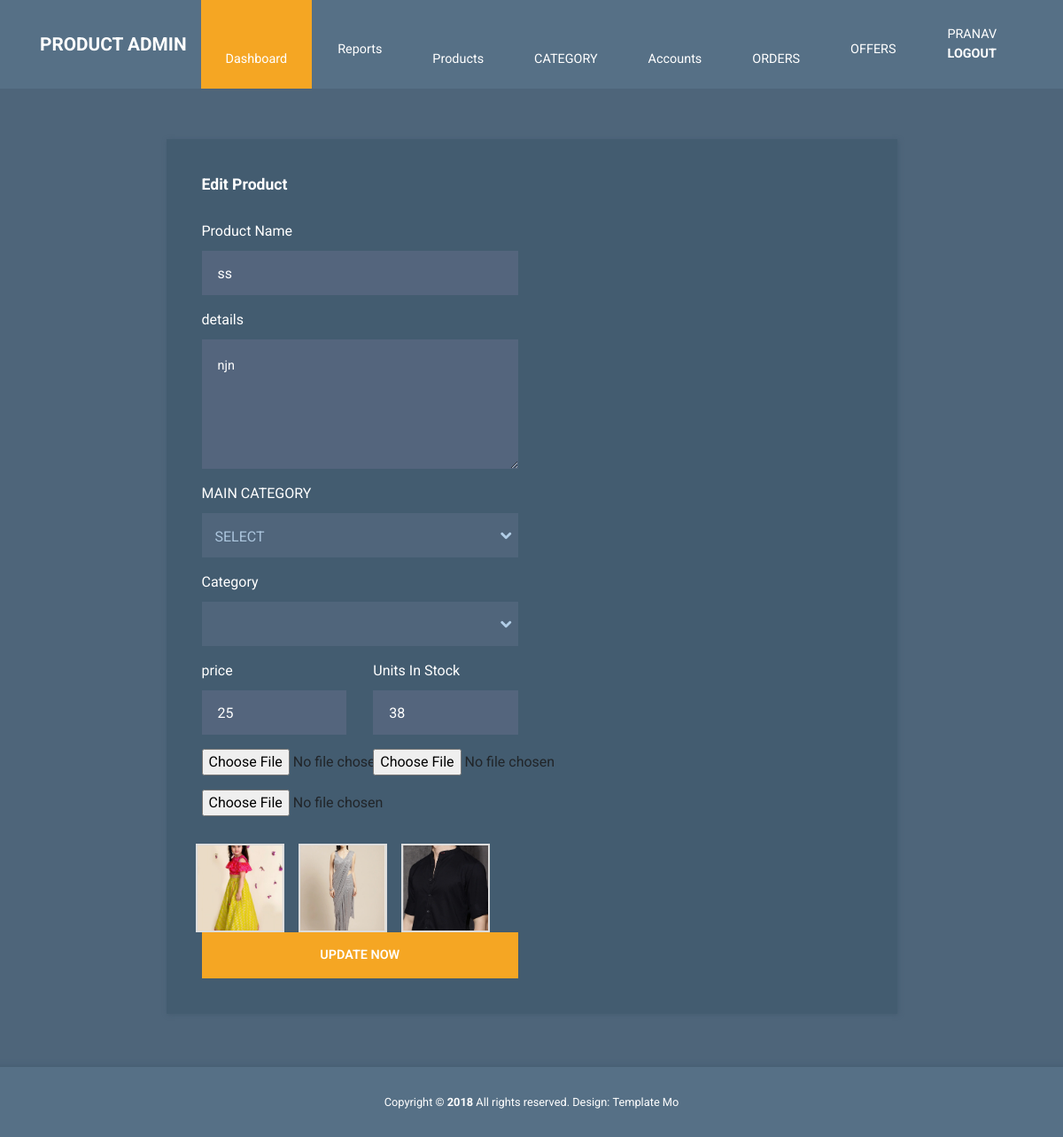
The page /admins/edit_product/1 (signed in) on the database as committed earlier.
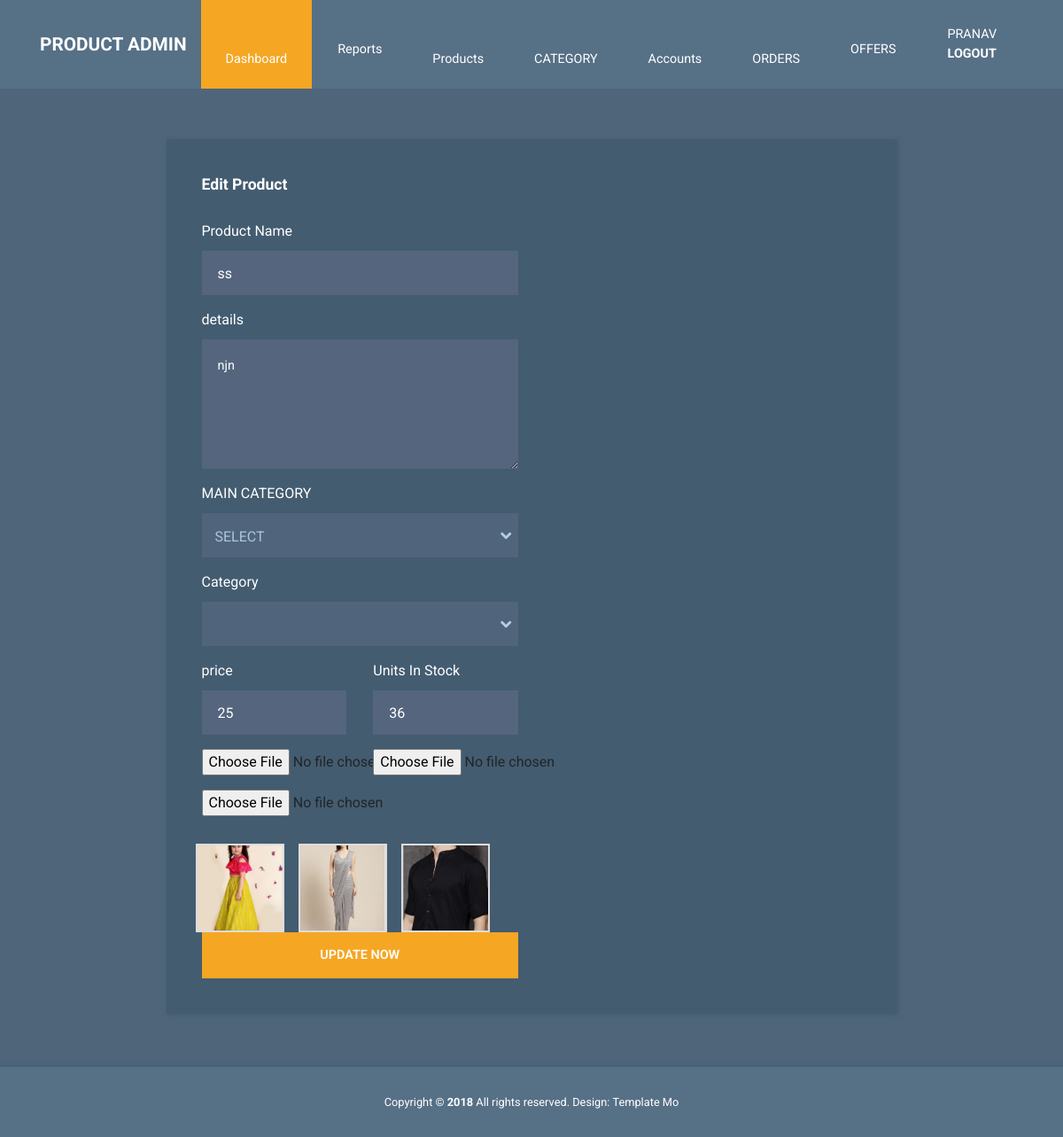
The same page on the database as committed later.
### product/models.py (models this page shows, shortened)
class Products(models.Model):
    name = models.CharField(max_length=100,unique=True)
    details = models.TextField()
    price = models.IntegerField()
    offer = models.IntegerField(default=0)
    stock = models.IntegerField()
    category_id = models.ForeignKey(Category, on_delete=models.PROTECT, related_name='category')
    image_product = models.ImageField(upload_to = 'photos/products', blank = True, max_length=300)
    image_product4 = models.ImageField(upload_to = 'photos/products2', blank = True, max_length=300)
    image_product5 = models.ImageField(upload_to = 'photos/products3', blank = True, max_length=300)

### admins/decorators.py (the view)
        def wrap(request,*args,**kwargs):
            user = request.user
            if user.is_authenticated:
                if user.is_admin:
                    return fun(request,*args,**kwargs)
                else:
                    logout(request)
                    messages.error(request,'FORBIDDEN TO ENTER HERE')
                    return redirect(url)
            else:
                return redirect(url)

### admins/views.py (called while the page is built, shortened)
@admin_Login(signin)
@cache_control(no_cache = True, must_revalidate = True, no_store = True)
def edit_product(request,id):
    products = Products.objects.get(id=id)
    cate =Category.objects.all()
    main = MainCategory.objects.all()
    return render(request, 'admin_T/edit-product.html', {'product': products, 'cate':cate,'main':main})

### user_side/templates/admin_T/edit-product.html (shortened to what the changed rows need)
{% extends 'admin_T/main.html' %}
        {% block content %}
        {% load static %}
    <div class="container tm-mt-big tm-mb-big">
      <div class="row">
        <div class="col-xl-9 col-lg-10 col-md-12 col-sm-12 mx-auto">
          <div class="tm-bg-primary-dark tm-block tm-block-h-auto">
            <div class="row">
              <div class="col-12">
                <h2 class="tm-block-title d-inline-block">Edit Product</h2>
              </div>
            </div>
            <div class="row tm-edit-product-row">
              <div class="col-xl-6 col-lg-6 col-md-12">
                <form action="{{product.id}}" method="POST" enctype="multipart/form-data" class="tm-edit-product-form">
                  <div class="form-group mb-3">
                    <label
                      for="name"
                      >Product Name
                    </label>
                    <input
                      id="name"
                      name="name"
                      type="text"
                      value="{{product.name}}"
                      class="form-control validate"
                    />
                  </div>
                  <div class="form-group mb-3">
                    <label
                      for="description"
                      >details</label
                    >
                    <textarea
                      class="form-control validate tm-small"
                      rows="5"
                      required
                      name="details"
                    >{{product.details}}</textarea>
                  </div>
                  <div class="row">
                      <div class="form-group mb-3 col-xs-12 col-sm-6">
                          <label
                            for="expire_date"
                            >price
                          </label>
                          <input
                            id="expire_date"
                            name="price"
                            type="text"
                            value="{{product.price}}"
                            class="form-control validate"
                          />
                        </div>
                        <div class="form-group mb-3 col-xs-12 col-sm-6">
                          <label
                            for="stock"
                            >Units In Stock
                          </label>
                          <input
                            id="stock"
                            name="stock"
                            type="text"
                            value="{{product.stock}}"
                            class="form-control validate"
                          />
                        </div>
                <div class="d-flex justify-content-left" style="display: flex;">
                  <div  class="image-preview  mx-2" id="imagePreview"  >
                          <img  src="{{product.image_product.url}}" alt="Image Preview" class="image_preview">
                       </div>
                  <div  class="image-preview2  mx-2" id="imagePreview2"  >
                          <img  src="{{product.image_product4.url}}" alt="Image Preview"  class="image_preview2">
                       </div>
                  <div  class="image-preview3  mx-2" id="imagePreview3"  >
                          <img  src="{{product.image_product5.url}}" alt="Image Preview" class="image_preview3">
                       </div>
                  </div>
              </div>
            </form>
          </div>
        </div>
      </div>
    </div>
    </div>
    </div>
{% endblock %}

Rows that differ between the two databases and show on the page:
changed Products "ss": stock "38" → "36"
